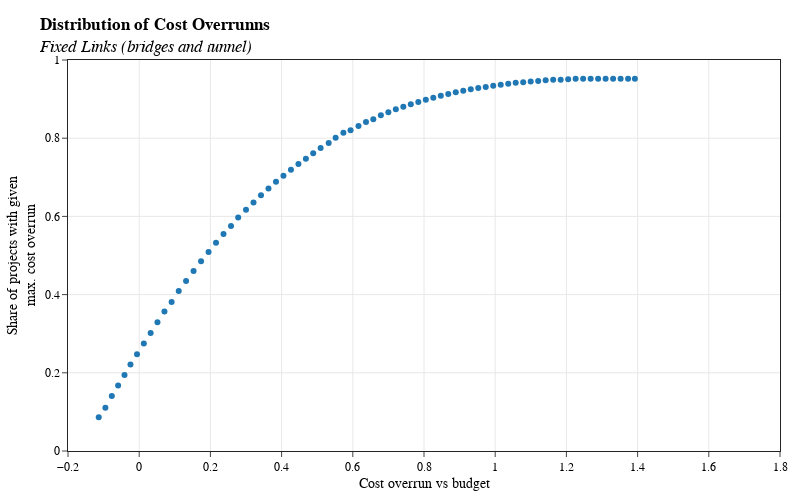

The notebook cell this image was saved under:
### Code cell
import pandas as pd
import numpy as np
from scipy.optimize import curve_fit
from scipy import stats

import plotly.express as px
import plotly.graph_objects as go
import plotly.io as pio
from utilities.plotting_template import local_theme

pio.templates.default = local_theme


file = "data/probability-distribution-of-tunnel-cost-overuns-cdf.csv"

# Load the data
df = pd.read_csv(file)

# Plot the CDF as shown in the report
fig = px.scatter(df, x="OverrunPercent", y="CDF").update(
    layout=dict(
        title="<b>Distribution of Cost Overrunns</b><br><i>Fixed Links (bridges and tunnel)</i>",
        height=500,
        width=800,
        xaxis=dict(
            title="Cost overrun vs budget",
            range=[-0.2, 1.8],
            dtick=0.2,
        ),
        yaxis=dict(
            title="Share of projects with given<br>max. cost overrun",
            range=[0, 1],
            dtick=0.2,
            tickformat="{:.0}",
        ),
        margin=dict(t=60, b=20, l=20, r=20),
    )
)

fig.write_image("probability-distribution-of-tunnel-cost-overruns-cdf-original.svg")
fig.show()

### Figure 1 — Plotly figure (JSON) as saved in the notebook; plotly's stock layout.template omitted (floating-point values rounded to 4 significant figures)
{"data": [{"hovertemplate": "OverrunPercent=%{x}<br>CDF=%{y}<extra></extra>", "legendgroup": "", "marker": {"color": "#1F77B4", "symbol": "circle"}, "mode": "markers", "name": "", "orientation": "v", "showlegend": false, "type": "scatter", "x": [-0.1137, -0.09497, -0.07689, -0.05927, -0.04129, -0.0245, -0.006107, 0.01302, 0.03216, 0.05129, 0.07087, 0.09101, 0.1111, 0.1316, 0.1527, 0.1737, 0.1948, 0.2158, 0.2369, 0.2579, 0.2781, 0.3, 0.321, 0.3421, 0.3631, 0.3842, 0.4052, 0.4263, 0.4473, 0.4683, 0.4888, 0.5096, 0.5323, 0.5518, 0.5736, 0.5937, 0.616, 0.637, 0.6576, 0.6788, 0.6999, 0.7209, 0.7419, 0.763, 0.784, 0.8051, 0.8261, 0.8472, 0.8682, 0.8893, 0.9103, 0.9313, 0.9524, 0.9734, 0.9945, 1.016, 1.037, 1.058, 1.079, 1.1, 1.121, 1.142, 1.163, 1.184, 1.205, 1.226, 1.247, 1.268, 1.289, 1.31, 1.331, 1.352, 1.373, 1.392], "xaxis": "x", "y": [0.0865, 0.1107, 0.1404, 0.1675, 0.1942, 0.2215, 0.2472, 0.2751, 0.3021, 0.3294, 0.3565, 0.3811, 0.4093, 0.4347, 0.4602, 0.4852, 0.5092, 0.5324, 0.555, 0.5753, 0.5971, 0.6169, 0.6359, 0.6543, 0.6715, 0.6884, 0.7041, 0.7195, 0.7338, 0.7477, 0.7618, 0.7752, 0.7876, 0.8009, 0.8139, 0.8204, 0.8311, 0.8413, 0.8487, 0.8589, 0.8664, 0.8738, 0.8802, 0.8867, 0.8927, 0.8981, 0.9035, 0.9084, 0.9129, 0.9173, 0.9211, 0.9249, 0.9283, 0.9309, 0.9344, 0.9368, 0.9393, 0.9418, 0.9431, 0.9453, 0.9464, 0.948, 0.9495, 0.9496, 0.9508, 0.9521, 0.9521, 0.9521, 0.9521, 0.9521, 0.9521, 0.9521, 0.9521, 0.9518], "yaxis": "y"}], "layout": {"height": 500, "legend": {"tracegroupgap": 0}, "margin": {"b": 20, "l": 20, "r": 20, "t": 60}, "title": {"text": "<b>Distribution of Cost Overrunns</b><br><i>Fixed Links (bridges and tunnel)</i>"}, "width": 800, "xaxis": {"anchor": "y", "domain": [0, 1], "dtick": 0.2, "range": [-0.2, 1.8], "title": {"text": "Cost overrun vs budget"}}, "yaxis": {"anchor": "x", "domain": [0, 1], "dtick": 0.2, "range": [0, 1], "tickformat": "{:.0}", "title": {"text": "Share of projects with given<br>max. cost overrun"}}}}
